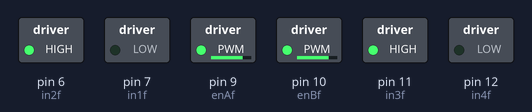
A sketch run on a simulated Arduino Uno, built with avr-gcc and run on an emulated ATmega328P. Shown: switched loads named in the sketch (green lamp = pin HIGH).

Above: at 0.1 s.
Timing chart, 0 to 1.6 s (numbered marks = the images above):
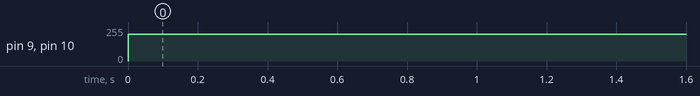

Measured:
- by itself, pin 9 (enAf), pin 10 (enBf): 0/255 → 200/255 at 0.00 s

The sketch:

move.ino
```cpp
/*
    Rotary Encoder - Polling Example

    The circuit:
    * encoder pin A to Arduino pin 2
    * encoder pin B to Arduino pin 3
    * encoder ground pin to ground (GND)

*/

#include <Rotary.h>

#define enAf 9
#define in1f 7
#define in2f 6
#define enBf 10
#define in3f 11
#define in4f 12

volatile long encoder0Pos=5800;
volatile long encoder1Pos=5800;
long newposition;
long oldposition = 0;
unsigned long newtime;
unsigned long oldtime = 0;
float vel;
float pos;

void setup() {

  pinMode(enAf, OUTPUT);
  pinMode(in1f, OUTPUT);
  pinMode(in2f, OUTPUT);
  pinMode(enBf, OUTPUT);
  pinMode(in3f, OUTPUT);
  pinMode(in4f, OUTPUT);

  digitalWrite(in2f, HIGH);
  digitalWrite(in1f, LOW);
  digitalWrite(in3f, HIGH);
  digitalWrite(in4f, LOW);
}

void loop() {

    digitalWrite(in2f, HIGH);
    digitalWrite(in1f, LOW);
    analogWrite(enAf, 200); // Send PWM signal to L298N Enable pin
    analogWrite(enBf, 200); // Send PWM signal to L298N Enable pin
}
```
